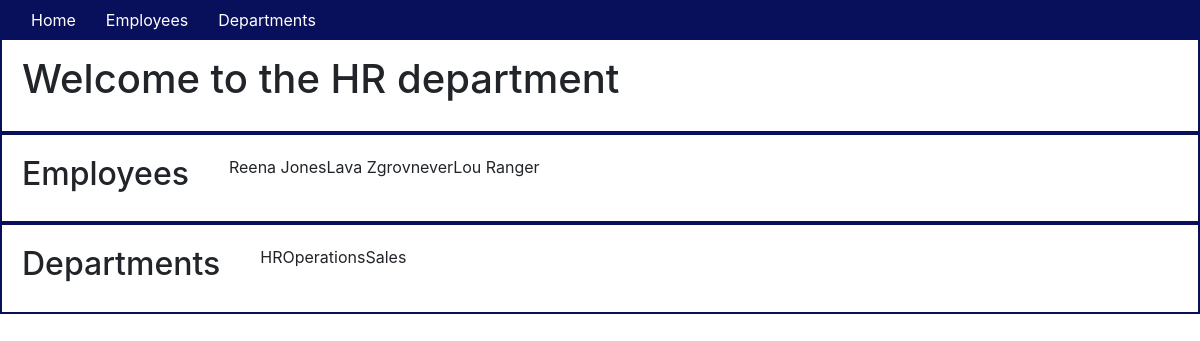
Before: / with the older database file.
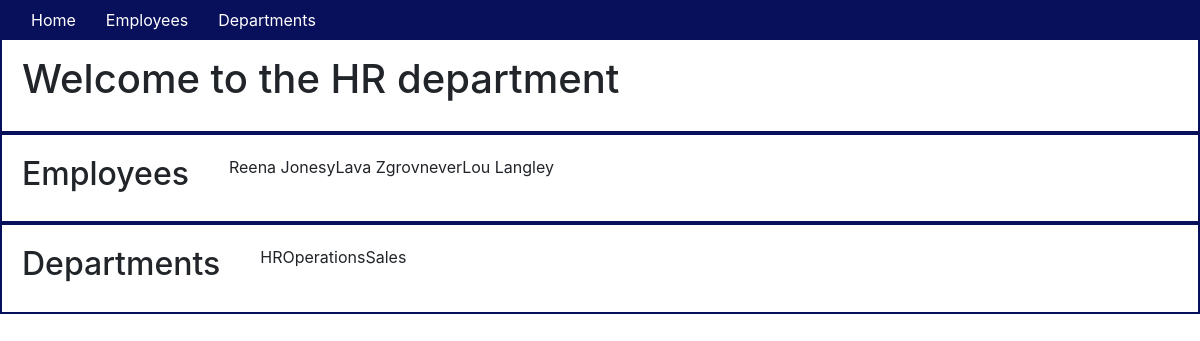
After: the same page with the newer database file.
### app/models.py (models this page shows, shortened)
class Employee(db.Model):
    id = db.Column(db.Integer, primary_key=True)
    first_name = db.Column(db.String(64))
    last_name = db.Column(db.String(64), index=True)
    departments = db.relationship('Department', secondary=links, backref='employee', lazy='dynamic')

### app/routes.py (the view)
@app.route('/')
def index():
    employees = Employee.query.all()
    departments = Department.query.all()
    return render_template('index.html', title="Home", employees=employees, departments=departments)

### app/templates/index.html
{% extends "base.html" %} {% block content %}
<div class="container-fluid">
    <div class="row">
        <h1>Welcome to the HR department</h1>
    </div>
    <div class="row">
        <h2>Employees</h2>
        <ul>
            {% for employee in employees %}
            <li>{{employee.first_name}} {{employee.last_name}} </li>
        </ul>
        {% endfor %}
    </div>
    <div class="row">
        <h2>Departments</h2>
        <ul>
            {% for department in departments %}
            <li>{{department.name}}</li>
        </ul>
        {% endfor %}
    </div>
</div>
{% endblock %}

Changed rows visible on the page:
changed Employee "Reena": last_name "Jones" → "Jonesy"
changed Employee "Lou": last_name "Ranger" → "Langley"
